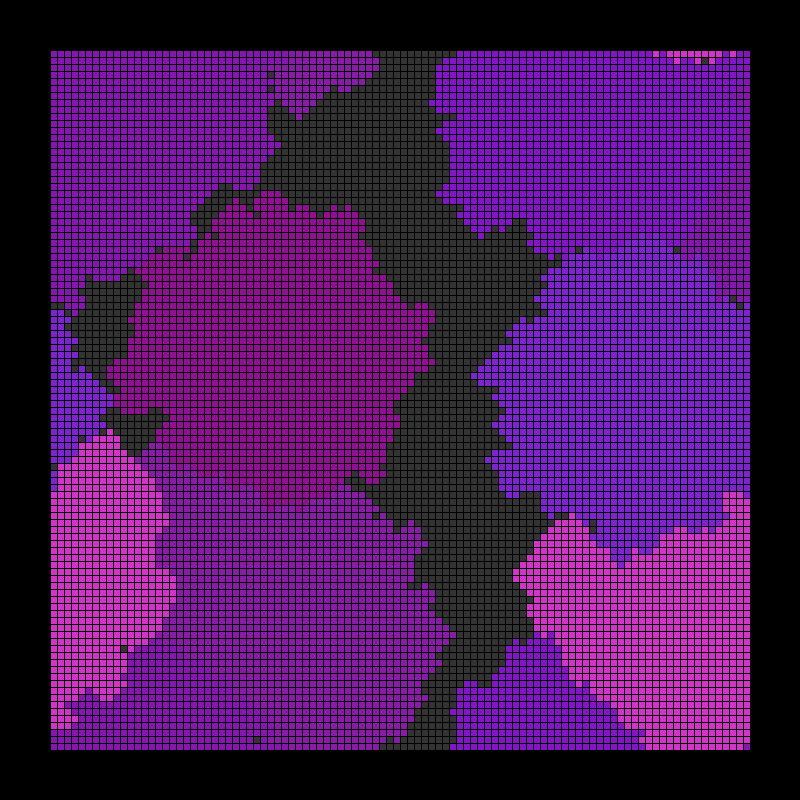
Frame 1 (no input)
Frame 2 (the mouse pressed at the canvas centre, redrawn once): identical to frame 1, image omitted

The Processing sketch that drew this single still picture (run headless with seeded random() and noise(); the mouse was pressed at the canvas centre and the sketch redrawn once):

// Processing sketch: blobfirst
// ── blobfirst.pde
// vim: syn=java

int THE_GRID[][];

int WINDOW_WIDTH = 800;
int WINDOW_HEIGHT = 800;

int GRID_SIZE = 100;
int BLOB_SIZE = 1200;
int BLOB_COUNT = 3;
int SMOOTHNESS = 20;
//String MODE = "overwrite";
String MODE = "exclude";

color COLORS[] = {
  color(0, 0, 0.2),
  color(0.03, 0.9, 0.8),
  color(0.24, 0.9, 0.8),
  color(0.55, 0.9, 0.8),
};

class Pos {
  int x;
  int y;

  Pos(int x, int y) {
    this.x = x % GRID_SIZE;
    this.y = y % GRID_SIZE;
    while (this.x < 0) { this.x += GRID_SIZE; }
    while (this.y < 0) { this.y += GRID_SIZE; }
  }

  @Override
  int hashCode() {
    return x + GRID_SIZE * y;
  }

  @Override
  boolean equals(Object obj) {
    if (!(obj instanceof Pos)) {
      return false;
    }
    Pos rhs = (Pos) obj;
    if (rhs.x == this.x && rhs.y == this.y) {
      return true;
    }
    return false;
  }
}

void blobfill(int grid[][], int x, int y, int size, int hue) {
  int total = 0;
  int i, dx, dy;
  Pos here, neighbor;
  ArrayList<Pos> q = new ArrayList<Pos>();
  ArrayList<Pos> shuffled = null;
  IntList indices = null;
  HashMap<Pos,Boolean> done = new HashMap<Pos,Boolean>();
  here = new Pos(x, y);
  q.add(here);
  done.put(here, true);
  while (q.size() > 0) {
    here = q.remove(0);
    //println("Processing: (" + here.x + ", " + here.y + ")");
    if (total < size) {
      for (dx = -1; dx <= 1; ++dx) {
        for (dy = -1; dy <= 1; ++dy) {
          if (abs(dx) + abs(dy) == 2) {
            continue;
          }
          neighbor = new Pos(here.x + dx, here.y + dy);
          if (MODE == "exclude" && grid[neighbor.x][neighbor.y] != 0) {
            continue;
          }
          //println("Considering: (" + neighbor.x + ", " + neighbor.y + ")");
          if (done.get(neighbor) == null) {
            //println("Adding: (" + neighbor.x + ", " + neighbor.y + ")");
            done.put(neighbor, true);
            q.add(neighbor);
          }
        }
      }
    }
    grid[here.x][here.y] = hue;
    total += 1;
    if (total % SMOOTHNESS == 0) {
      indices = new IntList();
      for (i = 0; i < q.size(); ++i) {
        indices.append(i);
      }
      indices.shuffle();
      shuffled = new ArrayList<Pos>();
      for (i = 0; i < q.size(); ++i) {
        shuffled.add(q.get(indices.get(i)));
      }
      q = shuffled;
    }
  }
}

void put_blobs() {
  int i, j, x, y;
  THE_GRID = new int[GRID_SIZE][GRID_SIZE];
  for (i = 0; i < GRID_SIZE; ++i) {
    for (j = 0; j < GRID_SIZE; ++j) {
      THE_GRID[i][j] = 0;
    }
  }

  for (i = 0; i < BLOB_COUNT; ++i) {
    x = (int) random(0, GRID_SIZE-1);
    y = (int) random(0, GRID_SIZE-1);
    while (THE_GRID[x][y] != 0) {
      x = (int) random(0, GRID_SIZE-1);
      y = (int) random(0, GRID_SIZE-1);
    }
    blobfill(THE_GRID, x, y, BLOB_SIZE, i+1);
  }
}

void new_colors(int count) {
  int i;
  color base;
  COLORS = new color[count+1];
  COLORS[0] = color(0, 0, 0.2);
  //COLORS[0] = color(0, 0, 1.0);
  base = color(random(1.0), random(0.7, 0.9), random(0.6, 0.8));
  for (i = 1; i < count+1; ++i) {
    COLORS[i] = color(
      hue(base) + random(-0.05, 0.05),
      saturation(base) + random(-0.1, 0.1),
      brightness(base) + random(-0.15, 0.15)
    );
  }
}

void setup() {
  size(800, 800);
  WINDOW_WIDTH = 800;
  WINDOW_HEIGHT = 800;

  randomSeed(17);
  noiseSeed(17);

  colorMode(HSB, 1.0, 1.0, 1.0);

  BLOB_COUNT = (int) (random(4, 7));
  new_colors(BLOB_COUNT);
  put_blobs();

  noLoop();
  redraw();
}

void draw() {
  int i, j;
  float x, y, gw, gh, d;
  int quantum = (int) ((0.9 * WINDOW_WIDTH) / GRID_SIZE);
  int left = WINDOW_WIDTH/2 - (quantum * GRID_SIZE/2);
  int top = WINDOW_HEIGHT/2 - (quantum * GRID_SIZE/2);
  background(0, 0, 0);
  stroke(0, 0, 0);
  for (i = 0; i < GRID_SIZE; ++i) {
    for (j = 0; j < GRID_SIZE; ++j) {
      fill(COLORS[THE_GRID[i][j]]);
      rect(
        left + i*quantum,
        top + j*quantum,
        quantum,
        quantum
      );
    }
  }
}

void keyPressed() {
  if (key == 'q') {
    exit();
  } else if (key == 'r') {
    BLOB_COUNT = (int) (random(3, 7));
    new_colors(BLOB_COUNT);
    put_blobs();
    redraw();
  }
}
